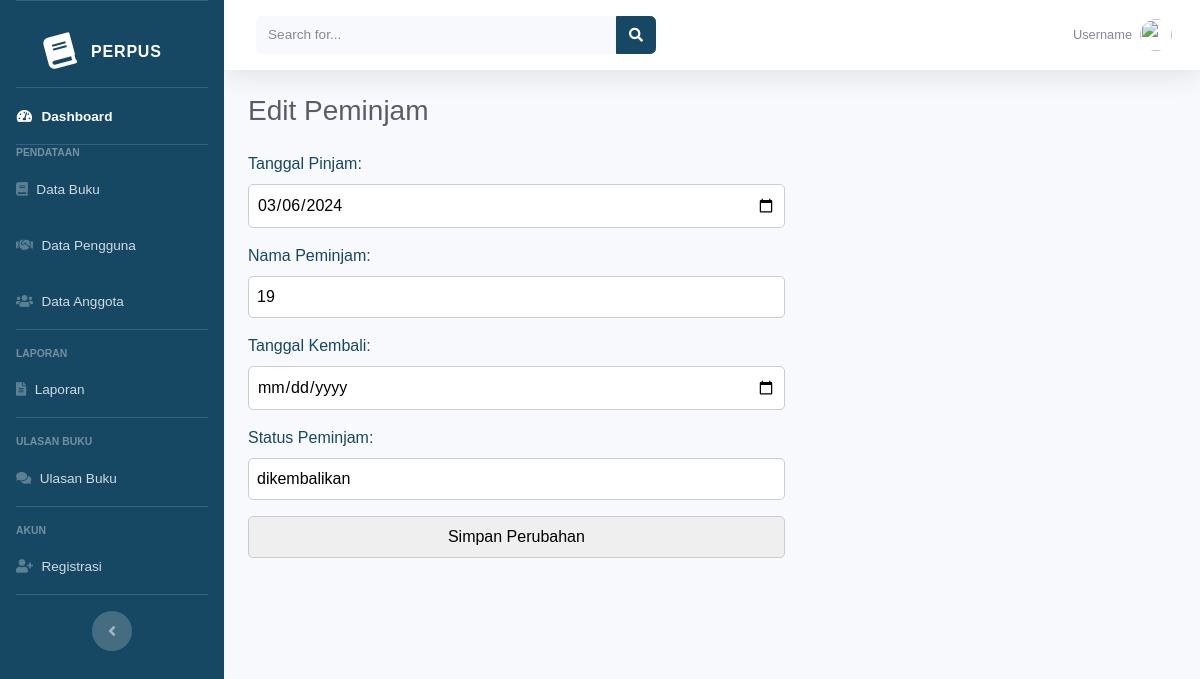
Screenshot of /edit/edit_peminjam.php?id=236 (signed in) with the database file from the repository.
### tables this page shows
CREATE TABLE `peminjaman` (
  `peminjaman_id` int(11) NOT NULL,
  `perpus_id` int(11) NOT NULL,
  `buku_id` int(11) NOT NULL,
  `tanggal_pinjam` date NOT NULL,
  `user_id` varchar(11) NOT NULL,
  `username` varchar(255) NOT NULL,
  `tanggal_kembali` date NOT NULL,
  `created_at` timestamp NOT NULL DEFAULT current_timestamp() ON UPDATE current_timestamp(),
  `status_peminjam` varchar(255) NOT NULL
);

### edit/edit_peminjam.php (the view, shortened to what this page needs)
<?php
$role = $_SESSION["role"];
?>
<!DOCTYPE html>
<html lang="en">
<head>
    <link href="../dashboard/vendor/fontawesome-free/css/all.min.css" rel="stylesheet" type="text/css">
    <link href="../dashboard/css/sb-admin-2.min.css" rel="stylesheet">
</head>
<body id="page-top">
    <div id="wrapper">
        <ul class="navbar-nav bg-gradient-primary sidebar sidebar-dark accordion" id="accordionSidebar">
            <a class="sidebar-brand d-flex align-items-center justify-content-center" href="index.html">
                <div class="sidebar-brand-icon rotate-n-15">
                    <i class="fas fa-book"></i>
                </div>
                <div class="sidebar-brand-text mx-3">Perpus</div>
            </a>
            <hr class="sidebar-divider my-0">
            <li class="nav-item active">
                <a class="nav-link" href="../admin/home.php">
                    <i class="fas fa-fw fa-tachometer-alt"></i>
                    <span>Dashboard</span></a>
            </li>
            <?php
            if ($role === "admin") :
            ?>
                <hr class="sidebar-divider my-0">
                <div class="sidebar-heading">
                    Pendataan
                </div>
                <li class="nav-item">
                    <a class="nav-link" href="../admin/index_data_buku.php">
                        <i class="fas fa-book"></i>
                        <span>Data Buku</span></a>
                </li>
                <li class="nav-item">
                    <a class="nav-link" href="../admin/index_peminjam.php">
                        <i class="fas fa-handshake"></i>
                        <span>Data Pengguna</span></a>
                </li>
                <li class="nav-item">
                    <a class="nav-link" href="../admin/index_data_anggota.php">
                        <i class="fas fa-users"></i>
                        <span>Data Anggota</span>
                    </a>
                </li>
                <hr class="sidebar-divider">
                <div class="sidebar-heading">
                    Laporan
                </div>
                <li class="nav-item">
                    <a class="nav-link" href="../admin/index_laporan.php">
                        <i class="fas fa-file-alt"></i>
                        <span>Laporan</span></a>
                </li>
                <hr class="sidebar-divider">
                <div class="sidebar-heading">
                    Ulasan Buku
                </div>
                <li class="nav-item">
                    <a class="nav-link" href="../admin/index_ulasan_buku.php">
                        <i class="fas fa-comments"></i>
                        <span>Ulasan Buku</span></a>
                </li>
                <hr class="sidebar-divider">
                <div class="sidebar-heading">
                    Akun
                </div>
                <li class="nav-item">
                    <a class="nav-link" href="../admin/index_register.php">
                        <i class="fas fa-user-plus"></i>
                        <span>Registrasi</span>
                    </a>
                </li>
                <hr class="sidebar-divider d-none d-md-block">
            <?php endif ?>
            <div class="text-center d-none d-md-inline">
                <button class="rounded-circle border-0" id="sidebarToggle"></button>
            </div>
        </ul>
        <div id="content-wrapper" class="d-flex flex-column">
            <div id="content">
                <nav class="navbar navbar-expand navbar-light bg-white topbar mb-4 static-top shadow">
                    <form class="d-none d-sm-inline-block form-inline mr-auto ml-md-3 my-2 my-md-0 mw-100 navbar-search">
                        <div class="input-group">
                            <input type="text" class="form-control bg-light border-0 small" placeholder="Search for..." aria-label="Search" aria-describedby="basic-addon2">
                            <div class="input-group-append">
                                <button class="btn btn-primary1" type="button">
                                    <i class="fas fa-search fa-sm"></i>
                                </button>
                            </div>
                        </div>
                    </form>
                    <ul class="navbar-nav ml-auto">
                        <li class="nav-item dropdown no-arrow">
                            <a class="nav-link dropdown-toggle" href="#" id="userDropdown" role="button" data-toggle="dropdown" aria-haspopup="true" aria-expanded="false">
                                <span class="mr-2 d-none d-lg-inline text-gray-600 small">Username</span>
                                <img class="img-profile rounded-circle" src="https://source.unsplash.com/QAB-WJcbgJk/60x60">
                            </a>
                        </li>
                    </ul>
                </nav>
                <div class="container-fluid">
                    <div class="d-sm-flex align-items-center justify-content-between mb-4">
                        <h2 class="h3 mb-0 text-gray-800">Edit Peminjam</h2>
                    </div>
                    <div class="row">
                        <div class="col-xl-12 col-md-6 mb-4">
                            <?php
                            include('koneksi.php');
                            if ($_SERVER['REQUEST_METHOD'] == 'POST') {
                                $peminjaman_id = $_POST['peminjaman_id'];
                                $tanggal_pinjam = $_POST['tanggal_pinjam'];
                                $user_id = $_POST['user_id'];
                                $tanggal_kembali = $_POST['tanggal_kembali'];
                                $status_peminjam = $_POST['status_peminjam'];
                                $query = "UPDATE `peminjaman` SET
                                            `tanggal_pinjam` = '$tanggal_pinjam',
                                            `user_id` = '$user_id',
                                            `tanggal_kembali` = '$tanggal_kembali',
                                            `status_peminjam` = '$status_peminjam'
                                            WHERE `peminjaman_id` = $peminjaman_id";
                                if ($conn->query($query)) {
                                    echo "Data peminjam berhasil diperbarui. <a href='../admin/index_peminjam.php'>Kembali ke Daftar Peminjam</a>";
                                } else {
                                    echo "Error: " . $conn->error;
                                }
                            } elseif (isset($_GET['id'])) {
                                $peminjaman_id = $_GET['id'];
                                $query = "SELECT * FROM `peminjaman` WHERE `peminjaman_id` = $peminjaman_id";
                                $result = $conn->query($query) or die($conn->error);
                                if ($result->num_rows > 0) {
                                    $row = $result->fetch_assoc();
                                    echo "
                                        <form action='../proses/proses_peminjam.php' method='post'>
                                            <input type='hidden' name='peminjaman_id' value='{$row['peminjaman_id']}'>
                                            <label for='tanggal_pinjam'>Tanggal Pinjam:</label>
                                            <input type='date' name='tanggal_pinjam' value='{$row['tanggal_pinjam']}' required><br>
                                            <label for='user_id'>Nama Peminjam:</label>
                                            <input type='text' name='user_id' value='{$row['user_id']}' required><br>
                                            <label for='tanggal_kembali'>Tanggal Kembali:</label>
                                            <input type='date' name='tanggal_kembali' value='{$row['tanggal_kembali']}' required><br>
                                            <label for='status_peminjam'>Status Peminjam:</label>
                                            <input type='text' name='status_peminjam' value='{$row['status_peminjam']}' required><br>
                                            <input type='submit' value='Simpan Perubahan'>
                                        </form>";
                                } else {
                                    echo "Data peminjam tidak ditemukan.";
                                }
                            } else {
                                echo "ID peminjam tidak diberikan.";
                            }
                            ?>
                        </div>
                    </div>
                </div>
            </div>
        </div>
    </div>
</body>
</html>

### edit/edit_peminjam.php (style rules this page uses)
label { display: block; margin-bottom: 8px; }
input { width: 100%; padding: 8px; margin-bottom: 16px; box-sizing: border-box; }
button { background-color: #4e73df; color: #fff; padding: 8px 16px; border: none; border-radius: 5px; cursor: pointer; }
.bg-gradient-primary { background-color: #164863; background-image: linear-gradient(180deg, #164863 10%, #164863 100%); background-size: cover; }
.sidebar { background-color: #164863; }
.btn-primary1 { background-color: #164863; border-color: #164863; transition: background-color 0.3s ease; color: #ffffff; }
.nav-link { display: flex; align-items: center; }
.nav-link i { margin-right: 10px; }
h2 { color: #164863; }
a { text-decoration: none; color: inherit; }
body { font-family: Arial, sans-serif; background-color: #164863; color: #fff; margin: 0; }
form { width: 60%; border-radius: 10px; }
label { display: block; color: #164863; }
input, select { width: calc(100% - 20px); padding: 8px; box-sizing: border-box; border: 1px solid #ccc; border-radius: 5px; }
button { background-color: #4e73df; color: #fff; padding: 8px 16px; border: none; border-radius: 5px; cursor: pointer; transition: background-color 0.3s ease; }

### rows the page displays
peminjaman: tanggal_pinjam "03/06/2024", user_id "19", status_peminjam "dikembalikan"
